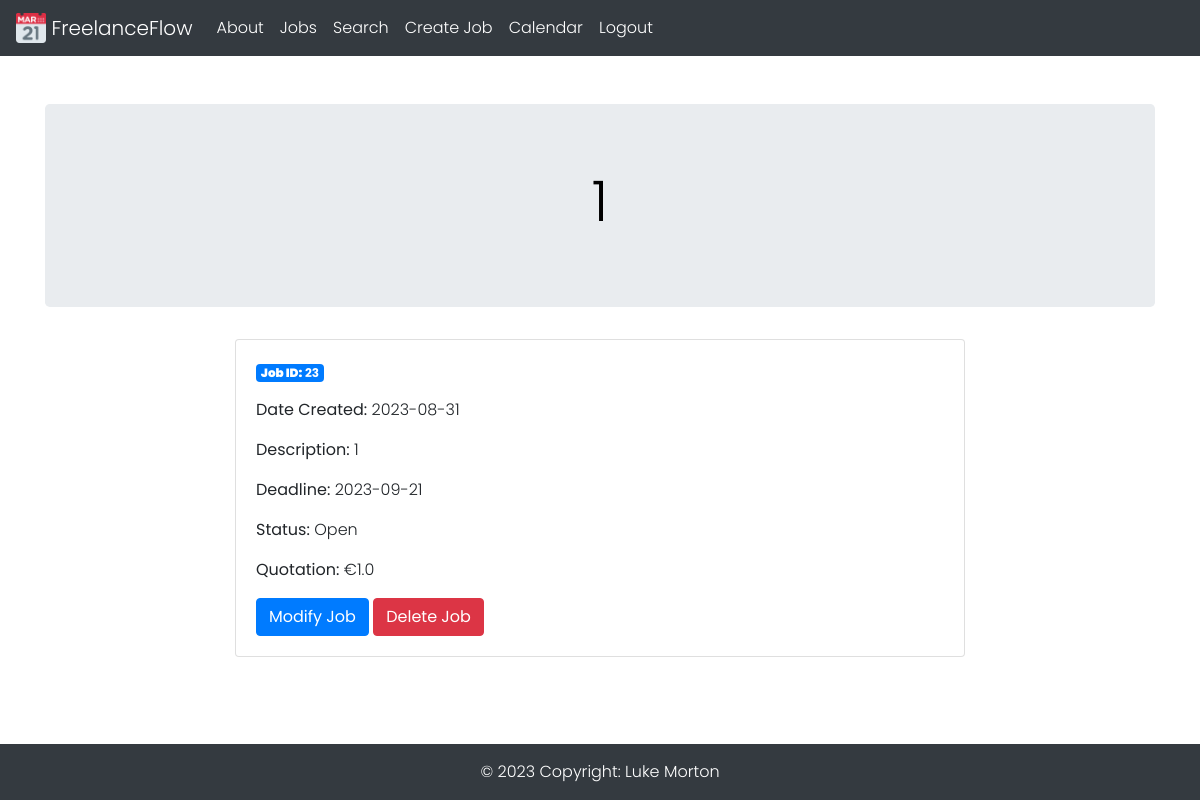
Screenshot of /23 (signed in) with the database file from the repository.
### tables this page shows
CREATE TABLE Jobs (
    jobid INTEGER PRIMARY KEY AUTOINCREMENT,
    title TEXT NOT NULL,
    description TEXT NOT NULL,
    datecreated TEXT NOT NULL,
    deadline TEXT NOT NULL,
    status TEXT NOT NULL,
    quotation REAL NOT NULL,
    createdby INTEGER,
    FOREIGN KEY (createdby) REFERENCES Users(userid)
);

### application.py (the view)
@app.route('/<int:job_id>')
@login_required
def job(job_id):
    job = get_job(job_id)
    return render_template('job.html', job=job)

### application.py (called while the page is built)
def database_connection():
    conn = sqlite3.connect('freelanceflow.db')
    conn.row_factory = sqlite3.Row
    return conn

@login_manager.user_loader
def load_user(user_id):
    conn = database_connection()
    user_data = conn.execute('SELECT * FROM Users WHERE userid = ?', (user_id,)).fetchone()
    conn.close()
    if user_data is None:
        return None
    user = User(user_data['userid'], user_data['emailaddress'], user_data['password'], user_data['firstname'], user_data['lastname'], user_data['username'], user_data['accounttype'])
    return user

def get_job(job_id):
    conn = database_connection()
    job = conn.execute('SELECT * FROM Jobs WHERE jobid = ?', (job_id,)).fetchone()
    conn.close()
    if job is None:
        abort(404)
    return job

### templates/job.html (shortened to what this page needs)
{% extends 'base.html' %}
{% block jumbotron_title %} {{ job['title'] }} {% endblock %}
{% block content %}
    <div class="container">
        <div class="row justify-content-center">
            <div class="col-md-8">
                <div class="card">
                    <div class="card-body">
                        <p class="badge badge-primary"><strong>Job ID:</strong> {{ job['jobid'] }}</p>
                        <p class="card-text"><strong>Date Created:</strong> {{ job['datecreated'] }}</p>
                        <p class="card-text"><strong>Description:</strong> {{ job['description'] }}</p>
                        <p class="card-text"><strong>Deadline:</strong> {{ job['deadline'] }}</p>
                        <p class="card-text"><strong>Status:</strong> {{ job['status'] }}</p>
                        <p class="card-text"><strong>Quotation:</strong> €{{ job['quotation'] }}</p>
                        <a href="{{ url_for('modifyjob', job_id=job['jobid']) }}" class="btn btn-primary">Modify Job</a>
                        <a href="{{ url_for('deletejob', job_id=job['jobid']) }}" class="btn btn-danger" onclick="return confirm('Are you sure you want to delete this job?')">Delete Job</a>
                    </div>
                </div>
            </div>
        </div>
    </div>
{% endblock %}

### static/css/style.css (style rules this page uses)
* { margin: 0 }
html, body { width: 100%; }
body { background-color: rgb(255, 255, 255); font-family: 'Poppins', sans-serif; font-weight: 300; padding-bottom: 120px; }

### rows the page displays
Jobs: title "1", jobid "23", datecreated "2023-08-31", description "1", deadline "2023-09-21", status "Open", quotation "1.0"
